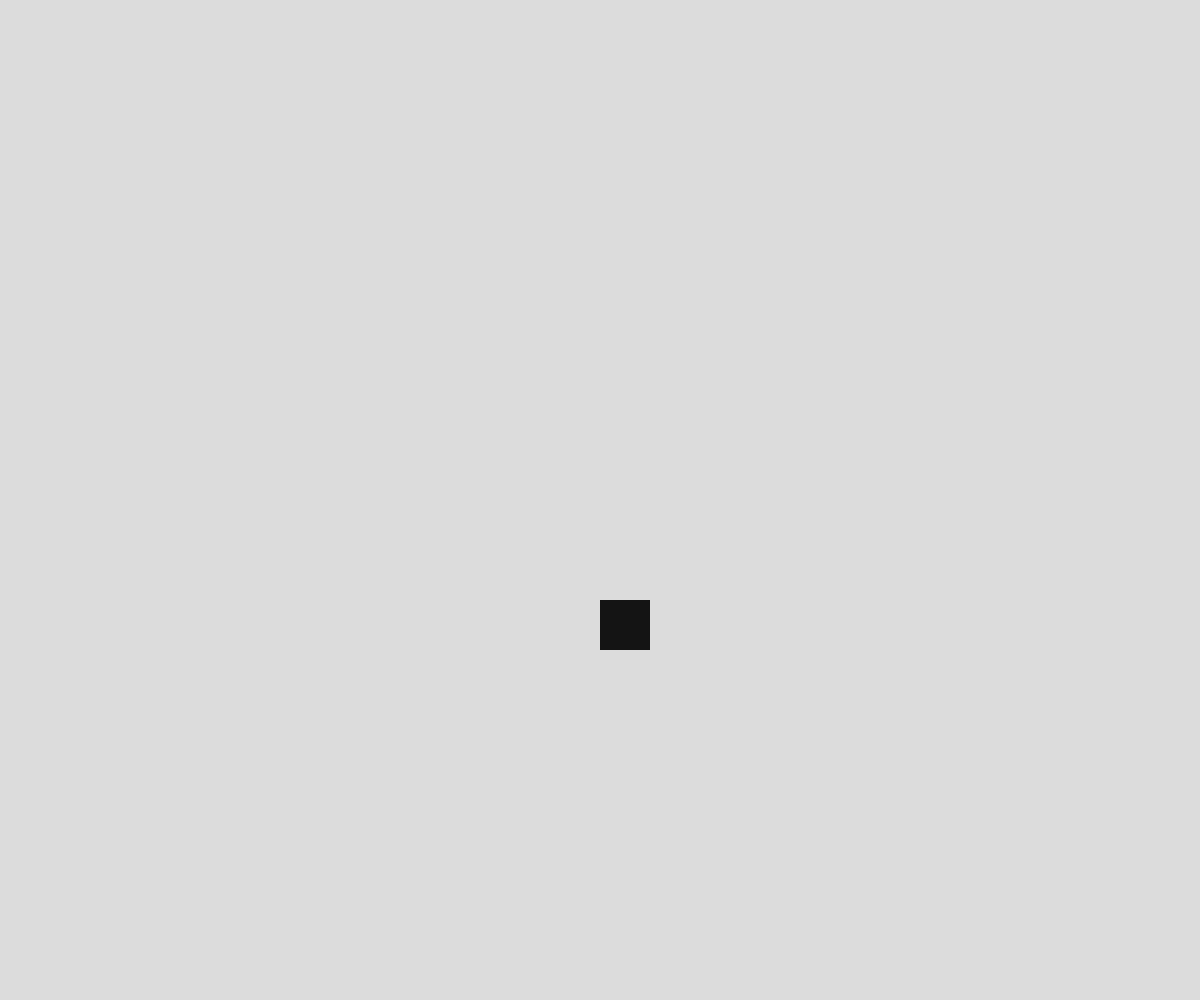
Frame 1 (no input)
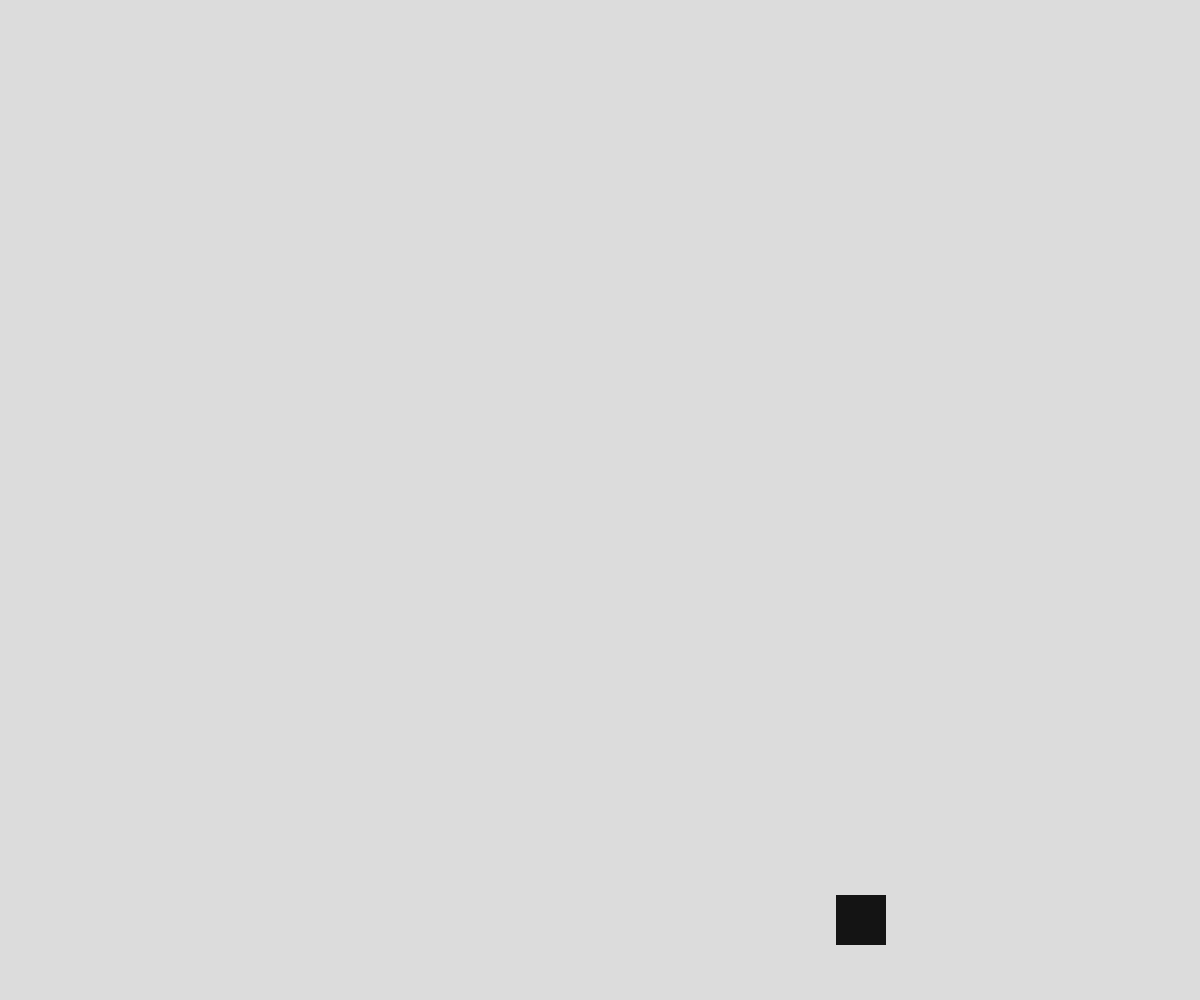
Frame 60 (no input)
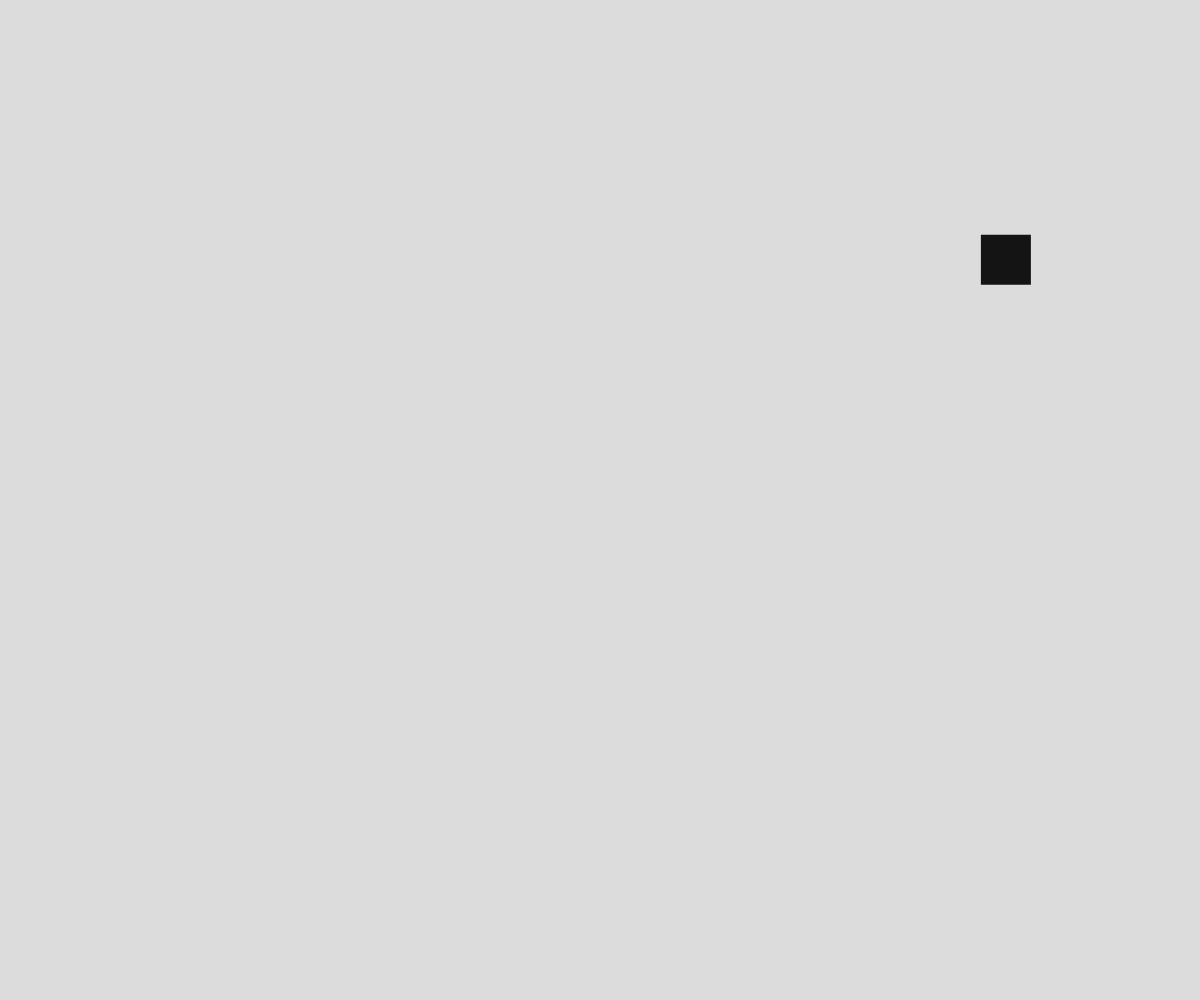
Frame 120 (the mouse pressed at the canvas centre since frame 60)

The p5.js sketch that drew these frames (run headless with seeded random() and noise() and a simulated clock; from frame 60 on, the mouse is pressed at the canvas centre):

// p5.js sketch
// ── sketch.js
/*

  - show a couple programming languages
  - get more into the syntax
  - prepare some links for Orsi
    - also some key concepts like variables, functions, loops, if statements, etc.
  - everything I will show will be in browser
    - so take a screenshot of VS Code
    - pictures of other languages
  - writing the code vs running the code example
    - this is what is handy about p5js, you can write and run in the same place
    - show a screenshot of terminal editing too


*/



// declaring variables
var x = 100;
var y = 100;

var speed = 4;
var xSpeed = 4;
var ySpeed = 5;

var life = 100;


function setup() {

  // full screen canvas
  createCanvas(windowWidth, windowHeight);


  // built-in variables
  x = width / 2;
  y = width / 2;

  // good example of only needing to run something in setup
  noStroke();
}

function draw() {
  background(220);
  fill(20, 20, 20);
  // first draw static
  // rect(100,200, 50,50);

  // then at mouse position, then talk about center
  // rect(mouseX, mouseY, 50, 50);

  // then make it move automatically
  rect(x, y, 50, 50);
  // x += 1;
  // then set speed var
  // x += speed;

  // then if statement
  if (x > width) {
    randomStart();
  }
  if (x < 0) {
    randomStart();
  }

  if (y > height) {
    randomStart();
  }
  if (y < 0) {
    randomStart();
  }

  // then random
  // ...

  x += xSpeed;
  y += ySpeed;

  // then because there is redundant code we speak about functions

}

function randomStart() {
  xSpeed = random(-5, 5);
  ySpeed = random(-5, 5);
  x = random(0, width);
  y = random(0, height);
}
function windowResized() {
  resizeCanvas(windowWidth, windowHeight);
}

// ── style.css
html, body {
  margin: 0;
  padding: 0;
  overflow: hidden;
  background-color: #1a1a1a;
}

canvas {
  display: block;
}
